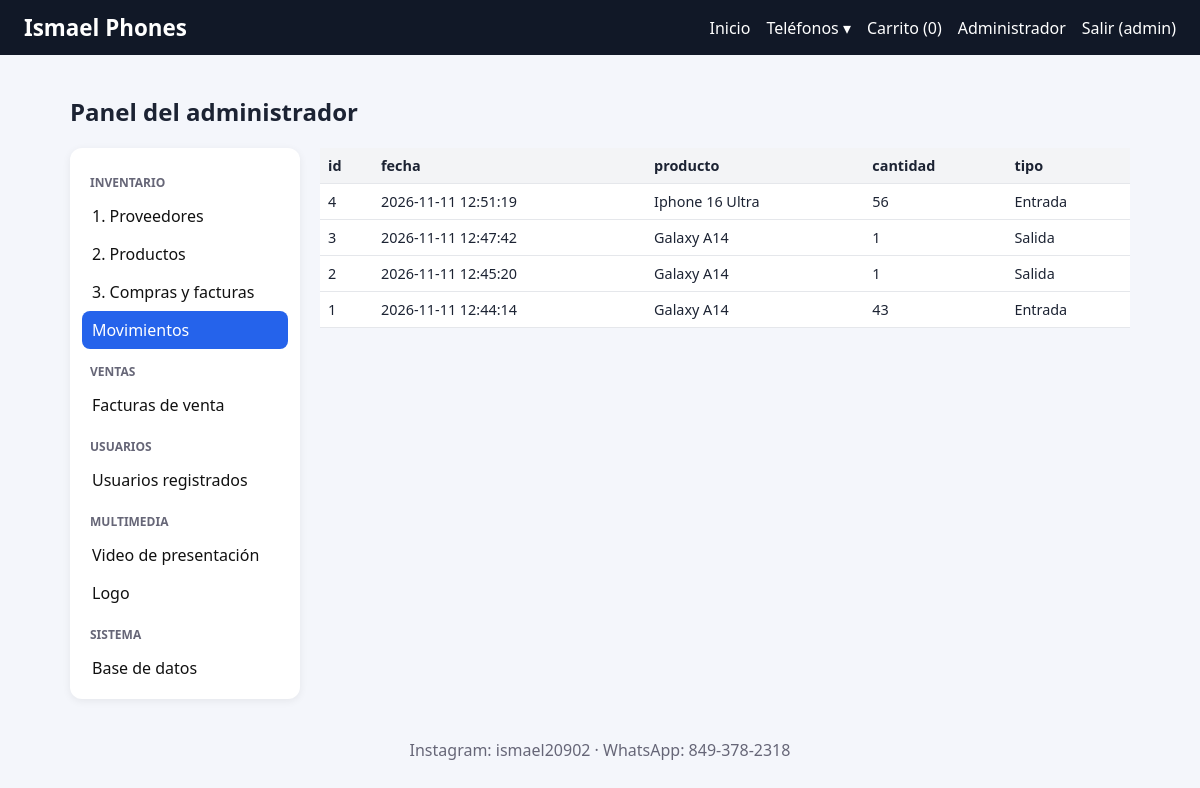
Page /admin.php?t=movimientos (signed in) on the committed database.
### tables this page shows
CREATE TABLE movimientos(id INTEGER PRIMARY KEY AUTOINCREMENT, fecha TEXT DEFAULT CURRENT_TIMESTAMP, producto_id INTEGER, cantidad INTEGER, tipo TEXT);

CREATE TABLE productos(id INTEGER PRIMARY KEY AUTOINCREMENT, marca TEXT, nombre TEXT, descripcion TEXT, ram TEXT, almacenamiento TEXT, camara TEXT, carga TEXT, precio_compra REAL, precio_venta REAL, stock INTEGER DEFAULT 0, imagen TEXT, proveedor_id INTEGER);

### config.php (the view, shortened to what this page needs)
<?php
function e($s){ return htmlspecialchars((string)$s); }
function tabla($rows){
  $h = '<div class="scroll"><table><tr>';
  foreach (array_keys($rows[0]) as $k) $h .= '<th>'.e($k).'</th>';
  $h .= '</tr>';
  foreach ($rows as $r) { $h .= '<tr>'; foreach ($r as $k=>$v) $h .= '<td>'.($k=='ver' ? $v : e($v)).'</td>'; $h .= '</tr>'; }
  return $h . '</table></div>';
}
function top($t){
  $u = $_SESSION['usuario'] ?? null; $n = array_sum($_SESSION['carrito'] ?? []);
  echo '<!doctype html><html lang="es"><head><meta charset="utf-8"><meta name="viewport" content="width=device-width,initial-scale=1"><title>'.e($t).' - Ismael Phones</title><link rel="stylesheet" href="style.css"></head><body><header><a class="logo" href="index.php"><img src="media/logo.png" alt="Ismael Phones" onerror="this.outerHTML=\'Ismael Phones\'"></a><nav><a href="index.php">Inicio</a><div class="dd"><a href="index.php#catalogo" tabindex="0">Teléfonos ▾</a><div class="dd-menu"><a href="index.php?marca=iPhone#catalogo">🍎 iPhone</a><a href="index.php?marca=Samsung#catalogo">📱 Samsung</a><a href="index.php#catalogo">🛒 Ver todos</a></div></div><a href="carrito.php">Carrito ('.$n.')</a>';
  if ($u) { if ($_SESSION['rol']=='admin') echo '<a href="admin.php">Administrador</a>'; echo '<a href="logout.php">Salir ('.e($u).')</a>'; }
  else echo '<a href="login.php">Entrar</a><a href="registro.php">Registrarme</a>';
  echo '</nav></header><main>';
}
function bottom(){ echo '</main><footer>Instagram: ismael20902 · WhatsApp: 849-378-2318</footer></body></html>'; }

### style.css (style rules this page uses)
* { box-sizing:border-box }
body { margin:0;font-family:system-ui,Arial,sans-serif;background:#f4f6fb;color:#1c2333 }
header { background:#111827;color:#fff;display:flex;flex-wrap:wrap;justify-content:space-between;align-items:center;padding:12px 24px }
header a { color:#fff;text-decoration:none;margin-left:16px }
.logo { font-size:1.4rem;font-weight:700;display:flex;align-items:center;gap:8px;margin:0 }
main { max-width:1100px;margin:auto;padding:20px }
footer { text-align:center;padding:20px;color:#667 }
.scroll { overflow-x:auto }
table { width:100%;border-collapse:collapse;background:#fff;font-size:.9rem }
th,td { padding:8px;border-bottom:1px solid #e5e7eb;text-align:left }
th { background:#f3f4f6 }
html { scroll-behavior:smooth }
.dd { position:relative;display:inline-block;margin-left:16px }
.dd>a { margin-left:0;cursor:pointer }

### rows in the picture
movimientos: id "4", fecha "2026-11-11 12:51:19", producto.nombre "Iphone 16 Ultra", cantidad "56", tipo "Entrada"
movimientos: id "3", fecha "2026-11-11 12:47:42", producto.nombre "Galaxy A14", cantidad "1", tipo "Salida"
movimientos: id "2", fecha "2026-11-11 12:45:20", producto.nombre "Galaxy A14", cantidad "1", tipo "Salida"
movimientos: id "1", fecha "2026-11-11 12:44:14", producto.nombre "Galaxy A14", cantidad "43", tipo "Entrada"

### other values in the picture
$n "0"
$u "admin"
$g "INVENTARIO"
$v "1. Proveedores"
$v "2. Productos"
$v "3. Compras y facturas"
$v "Movimientos"
$g "VENTAS"
$v "Facturas de venta"
$g "USUARIOS"
$v "Usuarios registrados"
$g "MULTIMEDIA"
$v "Video de presentación"
$v "Logo"
$g "SISTEMA"
